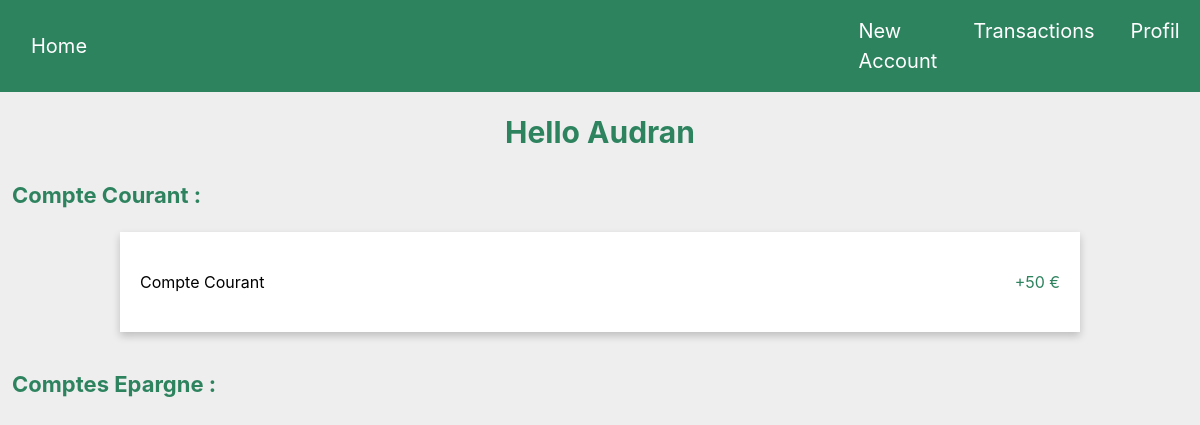
The app's page / (signed in), older data.
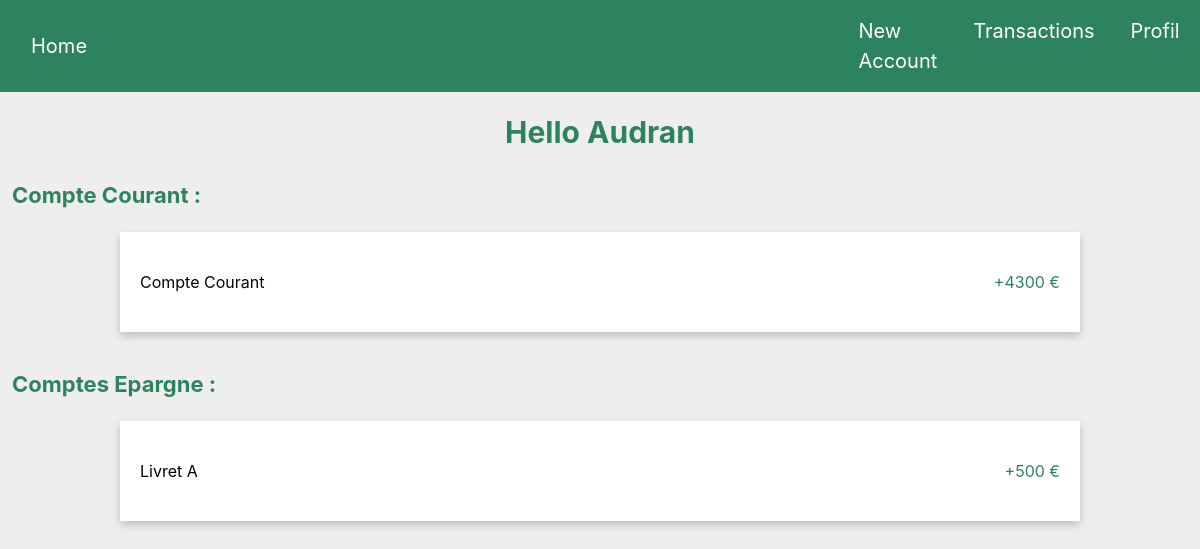
The same page, newer data.
### tables this page shows
CREATE TABLE Accounts (
            id_account INTEGER PRIMARY KEY AUTOINCREMENT,
            id_user INTEGER NOT NULL,
            cart_nb INTEGER,
            name TEXT NOT NULL,
            solde INTEGER NOT NULL,
            creation_date DATE NOT NULL,
            end_date DATE,
            FOREIGN KEY (id_user) REFERENCES Users(id_user)
        );

### views.py (the view)
@app.route('/', methods=['GET', 'POST'])
def index():
    user = None
    account = None
    accounts = None
    credits = None
    debits = None
    monthly_saving = None
    transactions = None
    credits_for_year = None
    debits_for_year = None
    accounts_list = None
    if 'user_id' in session:
        user = Users.get_user_by_id(session['user_id'])
        if user != None:
            account = Accounts.get_account_by_user_and_name(user.id_user, "Compte courant")
            accounts = Accounts.get_accounts_by_user(user.id_user)
            credits = Transactions.get_credit_by_user(user.id_user)
            debits = Transactions.get_debit_by_user(user.id_user)
            transactions = Transactions.get_transactions_by_user(user.id_user)
            monthly_saving = Monthly_saving.get_monthly_saving_by_account_by_user(user.id_user, "Compte courant")
            credits_for_year = json.dumps(Transactions.get_credit_by_mounth(user.id_user))
            debits_for_year = json.dumps(Transactions.get_debit_by_mounth(user.id_user))
    return render_template('index.html', account=account, user=user, accounts=accounts,
                           credits=credits, debits=debits, transactions=transactions,
                           monthly_saving=monthly_saving, credits_for_year=credits_for_year,
                           debits_for_year=debits_for_year, accounts_list=accounts_list)

### models.py (called while the page is built)
    def get_user_by_id(id_user):
        conn = sqlite3.connect('app.db')
        cursor = conn.cursor()
        cursor.execute('SELECT * FROM Users WHERE id_user = ?', (id_user,))
        user = cursor.fetchone()
        if user != None:
            new_user = Users(user[0], user[1], user[2], user[3], user[4], user[5], user[6], user[7], user[8], user[9])
            return new_user
        else:
            return None

    def get_accounts_by_user(id_user):
        conn = sqlite3.connect('app.db')
        cursor = conn.cursor()
        cursor.execute('SELECT * FROM Accounts WHERE id_user = ? ORDER BY id_account ASC', (id_user,))
        accounts = cursor.fetchall()
        new_accounts = []
        for index, account in enumerate(accounts):
            cursor.execute('SELECT * FROM Transactions WHERE id_account = ? ORDER BY transaction_date DESC', (account[0],))
            transactions = cursor.fetchall()
            new_account = Accounts(
                account[0], account[1], account[2], account[3], account[4],
                account[5], account[6], transactions
            )
            new_accounts.append(new_account)
        conn.close()
        return new_accounts

### templates/index.html (shortened to what this page needs)
<!DOCTYPE html>
<html lang="en">
<head>
    <link rel="stylesheet" href="https://stackpath.bootstrapcdn.com/bootstrap/4.3.1/css/bootstrap.min.css">
    <link rel="stylesheet" href="../static/style.css">
</head>
<body>
    {% if user %}
    <nav class="navbar navbar-expand-lg bg-body-tertiary">
        <div class="container-fluid">
          <a class="navbar-brand" href="{{url_for('index')}}">Home</a>
          <div class="collapse navbar-collapse" id="navbarNavAltMarkup">
            <div class="navbar-nav">
                <a class="nav-link" href="{{url_for('create_account')}}">New Account</a>
                <a class="nav-link" href="{{url_for('transactions')}}">Transactions</a>
                <a class="nav-link" href="{{url_for('profile')}}">Profil</a>
            </div>
          </div>
        </div>
    </nav>
    <div>
        <div class="username">Hello {{ user.first_name }}</div>
        <div id="affichage">Compte Courant :</div>
        <button class="current-account-btn">
            <p class="epargne-name">Compte Courant</p>
            <p class="epargne-solde">+{{ accounts[0].solde }} €</p>
        </button>
        <div id="affichage">Comptes Epargne :</div>
        {% for account in accounts %}
        {% if account.name != "Compte courant" %}
        <button class="epargne-account" onclick="showInputs()">
            <p class="epargne-name">{{ account.name }}</p>
            <p class="epargne-solde">+{{ account.solde }} €</p>
        </button>
        {% endif %}
        {% endfor %}
    {% endif %}
</body>
</html>

Row changes from the older to the newer data that the page shows:
changed Accounts (number 1 of 2 on the later page): solde "50" → "4300"
added Accounts: name "Livret A", solde "500"
